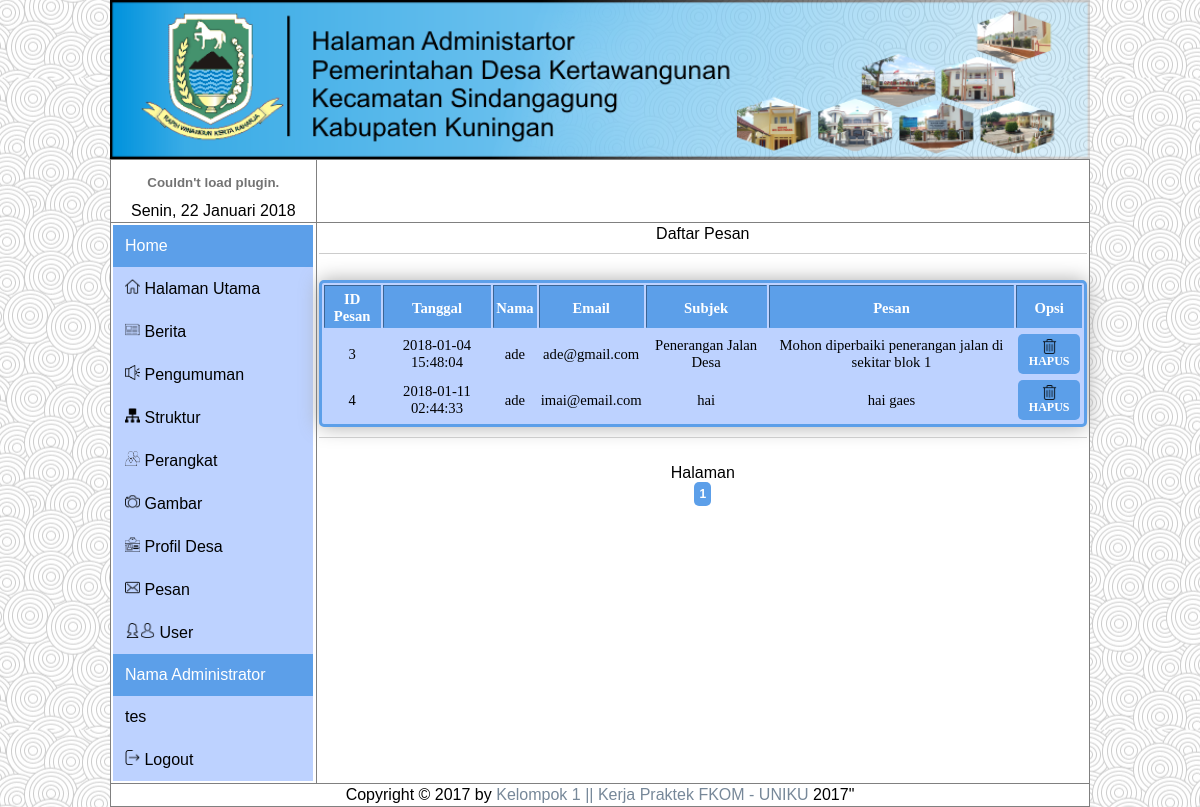
/administrator/admin.php?n=pesan&page=1 (signed in), run on the app's committed database.
### tables this page shows
CREATE TABLE `komentar` (
  `id_komentar` int(5) NOT NULL,
  `nama` varchar(25) NOT NULL,
  `email` varchar(25) NOT NULL,
  `subjek` varchar(25) NOT NULL,
  `pesan` text NOT NULL,
  `tanggal` datetime NOT NULL
);

### administrator/pesan/pesan.php (the view, shortened to what this page needs)
<?php
if(empty($_SESSION['sesi'])){
	echo"<meta http-equiv='refresh' content='0; url=login.php'>";
} else{
	?>
<!DOCTYPE html>
<html>
	<head>
	</head>
	<body>
		<p>Daftar Pesan</p>
		<hr>
		<table border="1" width="980" id="theTable">
			<tr>
				<th>ID Pesan </th>
				<th>Tanggal </th>
				<th>Nama </th>
				<th>Email </th>
				<th>Subjek </th>
				<th>Pesan </th>
				<th>Opsi</th>
			</tr>
			<tr>
				<?php
				$data = mysql_query("select * from komentar");
				while ($dkomen = mysql_fetch_array ($data)) {
					echo "<tr>
					<td>$dkomen[id_komentar]</td>
					<td>$dkomen[tanggal]</td>
					<td>$dkomen[nama]</td>
					<td>$dkomen[email]</td>
					<td>$dkomen[subjek]</td>
					<td>$dkomen[pesan]</td>
					<td><a href='admin.php?n=hapus_pesan&id_komentar=$dkomen[id_komentar]' "; ?> onClick="return confirm('Apakah pesan ini akan dihapus ?')"<?php echo "title='Hapus Data' id='button2'><img src='../asset/icon/garbage.png' width='15px' height='15px'>Hapus</a>
					</td>
					</tr>
					 ";
				}
				?>
			</tr>
		</table>
		<hr>Halaman <br>
		<?php
		$query= mysql_query("select * from komentar ");
		$row = mysql_num_rows($query);
		$a=$row/10;
		$a=ceil($a);
		for($b=1; $b<=$a; $b++){
			?>
				<a href="admin.php?n=pesan&page=<?php echo $b; ?>" id="button2" ><?php echo $b; ?></a>
			<?php
		}
		?>
	</body>
</html>
<?php
}
?>

### asset/style.css (style rules this page uses)
body { color: #666666; background-color: #F5F5F5 ; background-image: url(images/background.jpg); background-position: center; font-family: arial; line-height: 1.4em; margin: 0px; }
a { color: #778899 ; text-decoration: none; }
hr { border:none; border-top:1px solid #CCCCCC; height:1px; margin-bottom:25px; margin-top:10px; }
* { margin: 0; padding: 0; }
img { max-width: 100%; }
#button2 { background-color: #5c9fe9; border-radius: 5px 5px 5px 5px; color: #fff; display: inline-block; font-size: 12px; font-weight: bold; padding: 5px 5px; text-decoration: none; text-transform: uppercase; margin-bottom:0; }
#theTable { background:#BDD2FF; font-size:10px; width:auto; text-align:center; border:3px solid #5c9fe9; -moz-border-radius: 5px 5px 5px 5px; -webkit-border-radius: 5px 5px 5px 5px; border-radius: 5px 5px 5px 5px; -moz-box-shadow:0px 0px 20px #aaa; -webkit-box-shadow:0px 0px 20px #aaa; box-shadow:0px 0px 20spx #aaa; }
#theTable th,td { color: #000; padding-left : 2px; padding-right : 2px; padding-top : 2px; padding-bottom : 2px; }
#theTable th { background-color:#5c9fe9; color:#FFF; text-align:center; font: 11pt calibri; font-weight:bold; height:20px; padding-top:5px; }
#theTable td { border:0px solid #5c9fe9; font:normal 11pt calibri; }
#tabel2 th,td { color: #000; padding-left : 2px; padding-right : 2px; padding-top : 2px; padding-bottom : 2px; }

### data on the page
komentar: id_komentar "3", tanggal "2018-01-04 15:48:04", nama "ade", email "ade@gmail.com", subjek "Penerangan Jalan Desa", pesan "Mohon diperbaiki penerangan jalan di sekitar blok 1"
komentar: id_komentar "4", tanggal "2018-01-11 02:44:33", nama "ade", email "imai@email.com", subjek "hai", pesan "hai gaes"

### other printed values
$_SESSION['sesi'] "tes"
